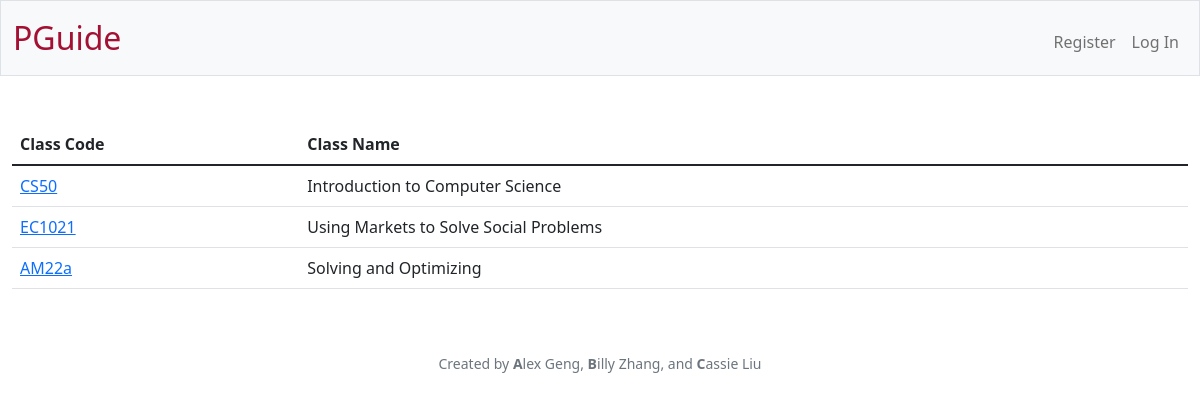
The page / on the database its author committed.
### tables this page shows
CREATE TABLE classes (id INTEGER PRIMARY KEY AUTOINCREMENT NOT NULL, code TEXT NOT NULL, name TEXT NOT NULL);

### app.py (the view)
@app.route("/")
def index():
    classes = db.execute("SELECT * FROM classes")
    return render_template("index.html", classes=classes, is_admin=is_admin())

### app.py (called while the page is built)
@app.after_request
def after_request(response):
    response.headers["Cache-Control"] = "no-cache, no-store, must-revalidate"
    response.headers["Expires"] = 0
    response.headers["Pragma"] = "no-cache"
    return response

### helpers.py (called while the page is built)
def is_admin():
    user_id = session.get("user_id")
    if user_id is None:
        return False
    user = db.execute("SELECT * FROM users WHERE id = ?", user_id)[0]
    return user["is_admin"]

### templates/index.html (shortened to what this page needs)
{% extends "layout.html" %}
{% block main %}
    <table class="table">
        <thead>
            <tr>
                <th class="text-start">Class Code</th>
                <th class="text-start">Class Name</th>
            </tr>
        </thead>
        <tbody>
            {% for class in classes %}
                <tr>
                    <td class="text-start"><a href="/class?code={{ class.code }}">{{ class.code }}</a></td>
                    <td class="text-start">{{ class.name }}</td>
                </tr>
            {% endfor %}
        </tbody>
    </table>
{% endblock %}

### rows shown on the page
classes: code "CS50", name "Introduction to Computer Science"
classes: code "EC1021", name "Using Markets to Solve Social Problems"
classes: code "AM22a", name "Solving and Optimizing"
